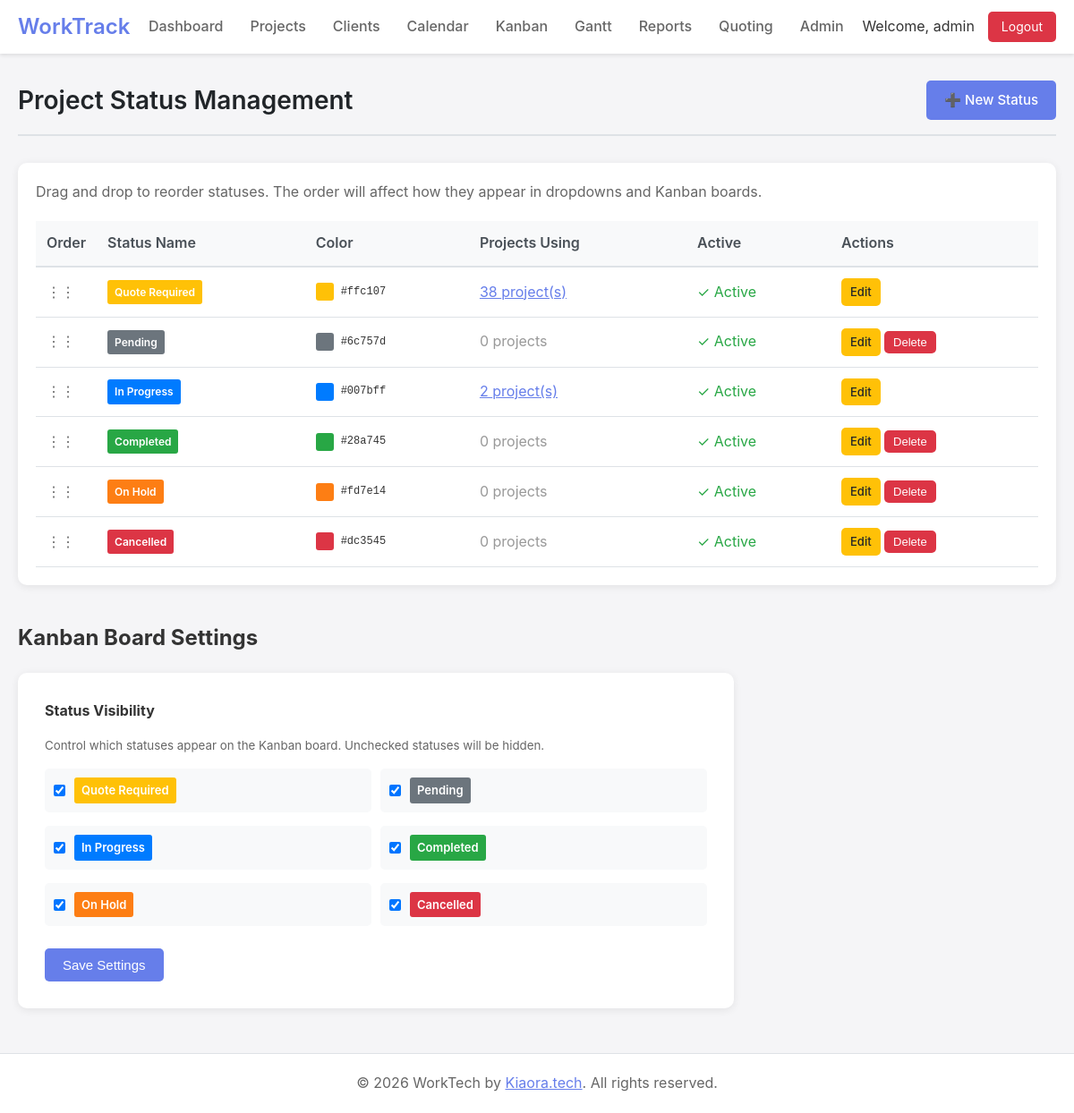
The app's page /status.php (signed in) with its own data.
### tables this page shows
CREATE TABLE project_statuses (
    id INTEGER PRIMARY KEY AUTOINCREMENT,
    name TEXT NOT NULL,
    color TEXT DEFAULT '#007bff',
    sort_order INTEGER DEFAULT 0,
    is_active BOOLEAN DEFAULT 1
);

### includes/db.php (called while the page is built, shortened)
<?php
class Database {
    private static $instance = null;
    private $conn;
    private function __construct() {
        try {
            $this->conn = new PDO('sqlite:' . DB_PATH);
            $this->conn->setAttribute(PDO::ATTR_ERRMODE, PDO::ERRMODE_EXCEPTION);
            $this->conn->setAttribute(PDO::ATTR_DEFAULT_FETCH_MODE, PDO::FETCH_ASSOC);
            $this->conn->exec('PRAGMA foreign_keys = ON');
        } catch (PDOException $e) {
            die("Connection failed: " . $e->getMessage());
        }
    }
    public static function getInstance() {
        if (!self::$instance) {
            self::$instance = new Database();
        }
        return self::$instance;
    }
    public function query($sql, $params = []) {
        try {
            $stmt = $this->conn->prepare($sql);
            $stmt->execute($params);
            return $stmt;
        } catch (PDOException $e) {
            if (DEBUG_MODE) {
                throw $e;
            }
            error_log($e->getMessage());
            return false;
        }
    }
    public function fetchAll($sql, $params = []) {
        $stmt = $this->query($sql, $params);
        return $stmt ? $stmt->fetchAll() : [];
    }
    public function fetchOne($sql, $params = []) {
        $stmt = $this->query($sql, $params);
        return $stmt ? $stmt->fetch() : null;
    }
}
?>

### includes/models/ProjectStatus.php (called while the page is built, shortened)
<?php
require_once dirname(__DIR__) . '/db.php';
class ProjectStatus {
    private $db;
    public function __construct() {
        $this->db = Database::getInstance();
    }
    public function getUsageStats() {
        return $this->db->fetchAll("
            SELECT ps.*, COUNT(p.id) as project_count
            FROM project_statuses ps
            LEFT JOIN projects p ON ps.id = p.status_id
            GROUP BY ps.id
            ORDER BY ps.sort_order ASC
        ");
    }
}

### includes/models/Settings.php (called while the page is built, shortened)
<?php
require_once dirname(__DIR__) . '/db.php';
class Settings {
    private $db;
    public function __construct() {
        $this->db = Database::getInstance();
        $this->ensureTableExists();
    }
    private function ensureTableExists(): void {
        $this->db->query("
            CREATE TABLE IF NOT EXISTS settings (
                id INTEGER PRIMARY KEY AUTOINCREMENT,
                setting_key TEXT NOT NULL UNIQUE,
                setting_value TEXT,
                updated_at DATETIME DEFAULT CURRENT_TIMESTAMP,
                updated_by INTEGER REFERENCES users(id)
            )
        ");
        $this->db->query("
            INSERT OR IGNORE INTO settings (setting_key, setting_value)
            VALUES ('kanban_hide_completed', '0')
        ");
    }
    public function get(string $key, string $default = ''): string {
        $result = $this->db->fetchOne(
            "SELECT setting_value FROM settings WHERE setting_key = :key",
            ['key' => $key]
        );
        return $result ? $result['setting_value'] : $default;
    }
}

### status.php (the view, shortened to what this page needs)
<?php
require_once 'includes/header.php';
require_once 'includes/models/ProjectStatus.php';
require_once 'includes/models/Settings.php';
$statusModel = new ProjectStatus();
$settingsModel = new Settings();
$statuses = $statusModel->getUsageStats();
$editStatus = null;
$showForm = isset($_GET['action']) && $_GET['action'] === 'new' || $editStatus;
?>
<div class="page-header">
    <h1 class="page-title">Project Status Management</h1>
    <div class="page-actions">
        <a href="?action=new" class="btn btn-primary">➕ New Status</a>
    </div>
</div>
<?php if ($showForm): ?>
<div class="form-container">
    <h2><?php echo $editStatus ? 'Edit Status' : 'New Status'; ?></h2>
    <form method="POST">
        <input type="hidden" name="action" value="<?php echo $editStatus ? 'update' : 'create'; ?>">
        <?php if ($editStatus): ?>
            <input type="hidden" name="id" value="<?php echo $editStatus['id']; ?>">
        <?php endif; ?>
        <div class="form-group">
            <label for="name">Status Name *</label>
            <input type="text" id="name" name="name" class="form-control" value="<?php echo htmlspecialchars($editStatus['name'] ?? ''); ?>" required>
        </div>
        <div class="form-group">
            <label for="color">Status Color *</label>
            <div style="display: flex; gap: 10px; align-items: center;">
                <input type="color" id="color" name="color" class="form-control" value="<?php echo $editStatus['color'] ?? '#007bff'; ?>" style="width: 60px; height: 40px; padding: 0;">
                <input type="text" id="color-text" class="form-control" value="<?php echo $editStatus['color'] ?? '#007bff'; ?>" style="width: 100px;">
            </div>
        </div>
        <div class="form-group">
            <label>
                <input type="checkbox" name="is_active" <?php echo ($editStatus['is_active'] ?? 1) ? 'checked' : ''; ?>>
                Active Status
            </label>
        </div>
        <div style="display: flex; gap: 10px;">
            <button type="submit" class="btn btn-primary">Save Status</button>
            <a href="status.php" class="btn btn-secondary">Cancel</a>
        </div>
    </form>
</div>
<script>
// Sync color picker and text input
document.getElementById('color').addEventListener('input', function() {
    document.getElementById('color-text').value = this.value;
});
document.getElementById('color-text').addEventListener('input', function() {
    document.getElementById('color').value = this.value;
});
</script>
<?php else: ?>
<div class="table-container">
    <div style="margin-bottom: 20px;">
        <p style="color: #666;">Drag and drop to reorder statuses. The order will affect how they appear in dropdowns and Kanban boards.</p>
    </div>
    <table id="status-table">
        <thead>
            <tr>
                <th style="width: 30px;">Order</th>
                <th>Status Name</th>
                <th>Color</th>
                <th>Projects Using</th>
                <th>Active</th>
                <th>Actions</th>
            </tr>
        </thead>
        <tbody id="status-tbody">
            <?php foreach ($statuses as $status): ?>
                <tr data-status-id="<?php echo $status['id']; ?>" style="cursor: move;">
                    <td>
                        <span style="color: #666;">⋮⋮</span>
                    </td>
                    <td>
                        <div style="display: flex; align-items: center; gap: 10px;">
                            <span class="status-badge" style="background: <?php echo $status['color']; ?>; color: white; padding: 4px 8px; border-radius: 3px;">
                                <?php echo htmlspecialchars($status['name']); ?>
                            </span>
                        </div>
                    </td>
                    <td>
                        <div style="display: flex; align-items: center; gap: 8px;">
                            <div style="width: 20px; height: 20px; background: <?php echo $status['color']; ?>; border-radius: 3px;"></div>
                            <span style="font-family: monospace; font-size: 12px;"><?php echo $status['color']; ?></span>
                        </div>
                    </td>
                    <td>
                        <?php if ($status['project_count'] > 0): ?>
                            <a href="projects.php?status=<?php echo $status['id']; ?>" style="color: #667eea;">
                                <?php echo $status['project_count']; ?> project(s)
                            </a>
                        <?php else: ?>
                            <span style="color: #999;">0 projects</span>
                        <?php endif; ?>
                    </td>
                    <td>
                        <?php if ($status['is_active']): ?>
                            <span style="color: #28a745;">✓ Active</span>
                        <?php else: ?>
                            <span style="color: #dc3545;">✗ Inactive</span>
                        <?php endif; ?>
                    </td>
                    <td>
                        <a href="?edit=<?php echo $status['id']; ?>" class="btn btn-sm btn-warning">Edit</a>
                        <?php if ($status['project_count'] == 0): ?>
                            <form method="POST" style="display: inline-block;" onsubmit="return confirm('Are you sure you want to delete this status?');">
                                <button type="submit" class="btn btn-sm btn-danger">Delete</button>
                            </form>
                        <?php endif; ?>
                    </td>
                </tr>
            <?php endforeach; ?>
        </tbody>
    </table>
</div>
<div class="settings-container" style="margin-top: 40px;">
    <h2 style="margin-bottom: 20px;">Kanban Board Settings</h2>
    <div class="form-container">
        <form method="POST">
            <div class="form-group">
                <h3 style="font-size: 16px; margin-bottom: 15px;">Status Visibility</h3>
                <small style="color: #666; display: block; margin-bottom: 15px;">
                    Control which statuses appear on the Kanban board. Unchecked statuses will be hidden.
                </small>
                <div style="display: grid; grid-template-columns: repeat(auto-fill, minmax(250px, 1fr)); gap: 10px;">
                    <?php foreach ($statuses as $status): ?>
                        <?php
                        $isVisible = $settingsModel->get('kanban_status_visible_' . $status['id'], '1') === '1';
                        ?>
                        <label style="display: flex; align-items: center; gap: 10px; cursor: pointer; padding: 10px; background: #f8f9fa; border-radius: 5px;">
                            <input type="checkbox" name="status_visible_<?php echo $status['id']; ?>" <?php echo $isVisible ? 'checked' : ''; ?>>
                            <span class="status-badge" style="background: <?php echo $status['color']; ?>; color: white; padding: 4px 8px; border-radius: 3px; font-size: 13px;">
                                <?php echo htmlspecialchars($status['name']); ?>
                            </span>
                        </label>
                    <?php endforeach; ?>
                </div>
            </div>
            <div style="margin-top: 20px;">
                <button type="submit" class="btn btn-primary">Save Settings</button>
            </div>
        </form>
    </div>
</div>
<?php endif; ?>
<?php require_once 'includes/footer.php'; ?>

### public/css/style.css (style rules this page uses)
* { margin: 0; padding: 0; box-sizing: border-box; }
body { font-family: -apple-system, BlinkMacSystemFont, "Segoe UI", Roboto, "Helvetica Neue", Arial, sans-serif; background: #f5f5f7; color: #333; line-height: 1.6; }
.table-container { background: white; border-radius: 10px; padding: 20px; box-shadow: 0 2px 10px rgba(0,0,0,0.08); overflow-x: auto; }
table { width: 100%; border-collapse: collapse; }
th { text-align: left; padding: 12px; background: #f8f9fa; font-weight: 600; color: #495057; border-bottom: 2px solid #dee2e6; }
td { padding: 12px; border-bottom: 1px solid #dee2e6; }
.form-container { background: white; border-radius: 10px; padding: 30px; box-shadow: 0 2px 10px rgba(0,0,0,0.08); max-width: 800px; }
.form-group { margin-bottom: 20px; }
.form-group label { display: block; margin-bottom: 5px; font-weight: 500; color: #495057; }
.btn { padding: 10px 20px; border: none; border-radius: 5px; font-size: 15px; font-weight: 500; cursor: pointer; transition: all 0.3s; text-decoration: none; display: inline-block; }
.btn-primary { background: #667eea; color: white; }
.btn-danger { background: #dc3545; color: white; }
.btn-warning { background: #ffc107; color: #212529; }
.status-badge { padding: 4px 10px; border-radius: 15px; font-size: 12px; font-weight: 600; display: inline-block; }
.page-header { margin-bottom: 30px; padding-bottom: 15px; border-bottom: 2px solid #dee2e6; display: flex; justify-content: space-between; align-items: center; }
.page-title { font-size: 28px; font-weight: 600; color: #212529; }
.page-actions { display: flex; gap: 10px; }

### status.php (style rules this page uses)
.btn-sm { padding: 5px 10px; font-size: 13px; }

### records on screen
project_statuses: name "Quote Required", color "#ffc107", project_count "38", is_active "✓ Active"
project_statuses: name "Pending", color "#6c757d", shows "0 projects", is_active "✓ Active"
project_statuses: name "In Progress", color "#007bff", project_count "2", is_active "✓ Active"
project_statuses: name "Completed", color "#28a745", shows "0 projects", is_active "✓ Active"
project_statuses: name "On Hold", color "#fd7e14", shows "0 projects", is_active "✓ Active"
project_statuses: name "Cancelled", color "#dc3545", shows "0 projects", is_active "✓ Active"

### other values on screen
SITE_NAME "WorkTrack"
Auth::getCurrentUsername() "admin"
